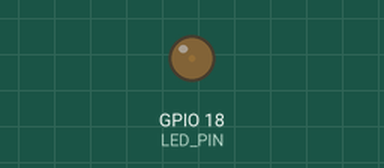
A program run on a simulated ESP32. Shown: output pins drawn as LEDs (lit = HIGH).

Above: at 0.05 s.
At 2.15 s:
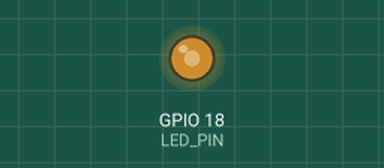
At 3.45 s:
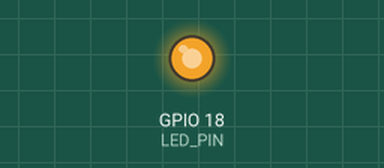
At 6.9 s:
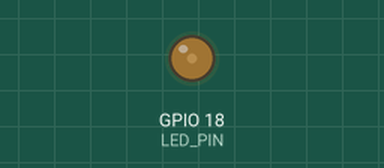
Timing chart, 0 to 10.0 s (numbered marks = the images above):
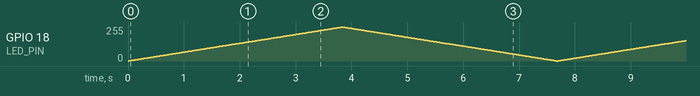

The program:

main.cpp
```cpp
#include <Arduino.h>

#define LED_PIN 18
#define LED_CHANNEL 0
#define PWM_FREQ 5000
#define PWM_RESOLUTION 8

void setup()
{
  // configure LED PWM functionalitites
  ledcSetup(LED_CHANNEL, PWM_FREQ, PWM_RESOLUTION);

  // attach the channel to the GPIO to be controlled
  ledcAttachPin(LED_PIN, LED_CHANNEL);
}

void loop()
{
  // increase the LED brightness
  for (int dutyCycle = 0; dutyCycle <= 255; dutyCycle++)
  {
    // changing the LED brightness with PWM
    ledcWrite(LED_CHANNEL, dutyCycle);
    delay(15);
  }

  // decrease the LED brightness
  for (int dutyCycle = 255; dutyCycle >= 0; dutyCycle--)
  {
    // changing the LED brightness with PWM
    ledcWrite(LED_CHANNEL, dutyCycle);
    delay(15);
  }
}
```
